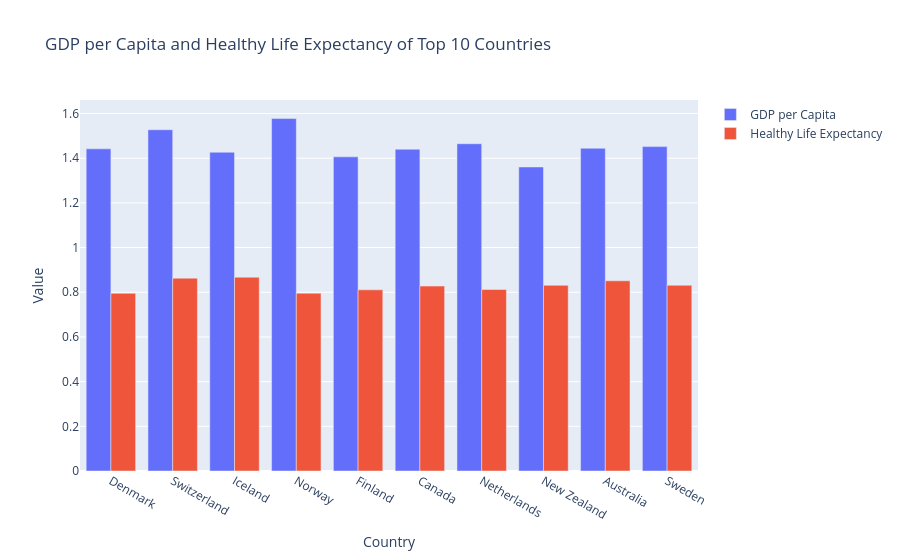

Source (notebook cell):
### Markdown cell above
### 2.1 Top 10 Happiest Countries — GDP & Life Expectancy

### Code cell
top10 = (
    df.sort_values(by="Happiness Score", ascending=False)
      .head(10)
      [["Country", "Economy (GDP per Capita)", "Health (Life Expectancy)"]]
)

fig1 = go.Figure()
fig1.add_bar(x=top10["Country"], y=top10["Economy (GDP per Capita)"], name="GDP per Capita")
fig1.add_bar(x=top10["Country"], y=top10["Health (Life Expectancy)"], name="Healthy Life Expectancy")
fig1.update_layout(
    title="GDP per Capita and Healthy Life Expectancy of Top 10 Countries",
    xaxis_title="Country", yaxis_title="Value", barmode="group",
)
fig1.show()

### Figure 1 — Plotly figure (JSON) as saved in the notebook; plotly's stock layout.template omitted (floating-point values rounded to 4 significant figures)
{"data": [{"name": "GDP per Capita", "type": "bar", "x": ["Denmark", "Switzerland", "Iceland", "Norway", "Finland", "Canada", "Netherlands", "New Zealand", "Australia", "Sweden"], "y": [1.442, 1.527, 1.427, 1.577, 1.406, 1.44, 1.465, 1.361, 1.444, 1.452]}, {"name": "Healthy Life Expectancy", "type": "bar", "x": ["Denmark", "Switzerland", "Iceland", "Norway", "Finland", "Canada", "Netherlands", "New Zealand", "Australia", "Sweden"], "y": [0.795, 0.863, 0.8673, 0.7958, 0.8109, 0.8276, 0.8123, 0.831, 0.8512, 0.8312]}], "layout": {"barmode": "group", "title": {"text": "GDP per Capita and Healthy Life Expectancy of Top 10 Countries"}, "xaxis": {"title": {"text": "Country"}}, "yaxis": {"title": {"text": "Value"}}}}
